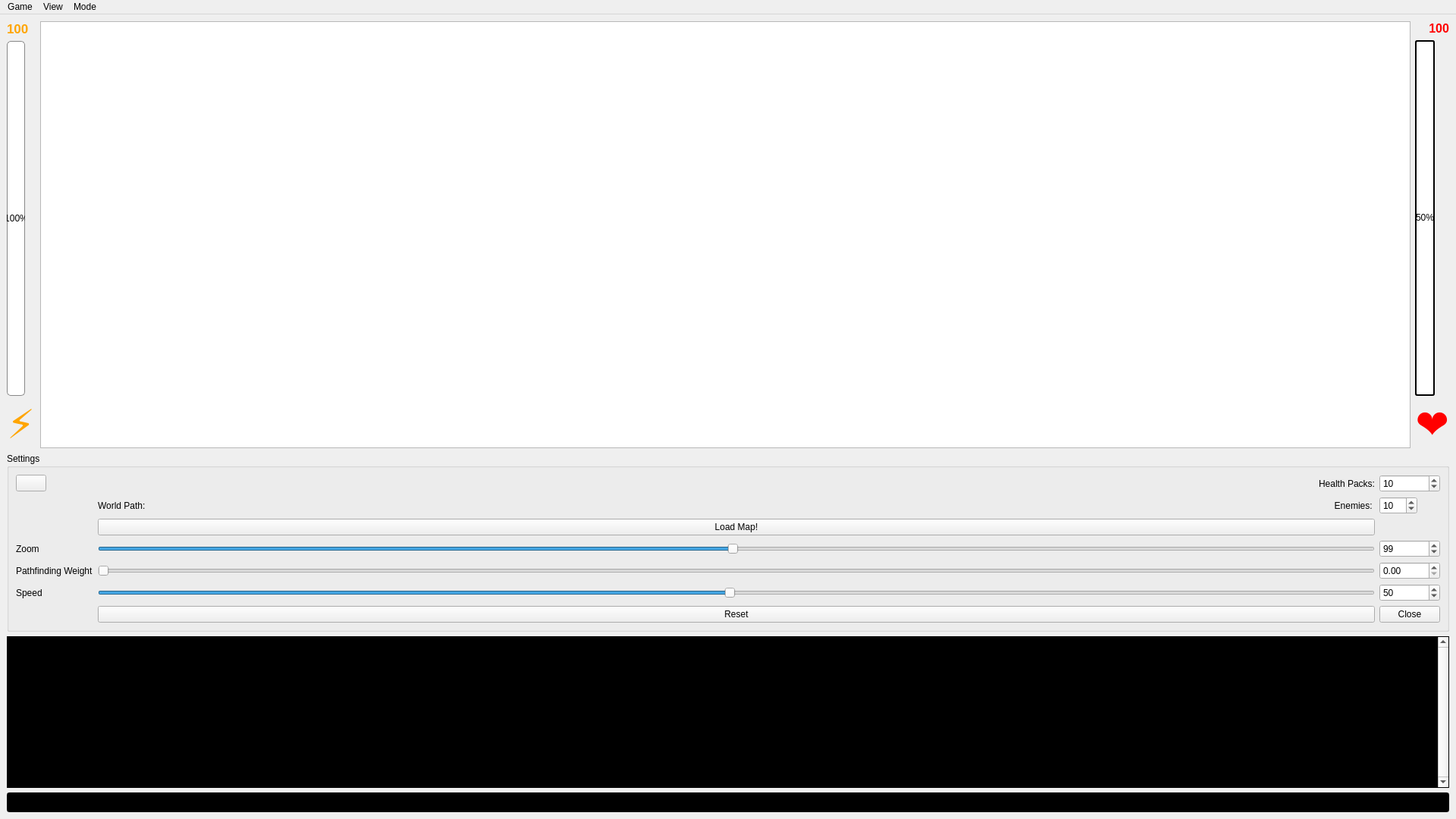
<?xml version="1.0" encoding="UTF-8"?>
<ui version="4.0">
    <class>MainView</class>
    <widget class="QMainWindow" name="MainView">
        <property name="geometry">
            <rect>
                <x>0</x>
                <y>0</y>
                <width>1920</width>
                <height>1080</height>
            </rect>
        </property>
        <property name="windowTitle">
            <string>Dragon Ball Z</string>
        </property>
        <widget class="QWidget" name="centralwidget">
            <layout class="QVBoxLayout" name="verticalLayout">
                <property name="sizeConstraint">
                    <enum>QLayout::SetMinAndMaxSize</enum>
                </property>
                <item>
                    <layout class="QHBoxLayout" name="bars">
                        <item>
                            <layout class="QVBoxLayout" name="energyLayout">
                                <item>
                                    <widget class="QLabel" name="energyLabel">
                                        <property name="font">
                                            <font>
                                                <pointsize>13</pointsize>
                                                <bold>true</bold>
                                            </font>
                                        </property>
                                        <property name="styleSheet">
                                            <string notr="true">QLabel { color : #FFA500; }</string>
                                        </property>
                                        <property name="text">
                                            <string>100</string>
                                        </property>
                                    </widget>
                                </item>

                                <item>
                                    <widget class="QProgressBar" name="energyBar">
                                        <property name="styleSheet">
                                            <string notr="true">
                                                QProgressBar {
                                                border: 1px solid #888;
                                                border-radius: 5px;
                                                background: qlineargradient(x1: 0, y1: 0, x2: 1, y2: 0,
                                                stop: 0 #558855, stop: 0.5 #88aa88, stop: 1 #558855);
                                                }

                                                QProgressBar::chunk {
                                                background: qlineargradient(x1: 0, y1: 0, x2: 0, y2: 1,
                                                stop: 0 #FFA500 , stop: 1 #FFA5A0);
                                                border-radius: 5px;
                                                }

                                                <!--
                                                                                                QProgressBar {
                                                                                                border: 2px solid black;
                                                                                                border-radius: 3px;
                                                                                                text-align: center;
                                                                                                }
                                                                                                QProgressBar::chunk {
                                                                                                border-radius: 3px;
                                                                                                background: qlineargradient(spread:pad, x1:0, y1:0, x2:1, y2:0,
                                                                                                stop:0 #FFA500, stop:1 purple);
                                                                                                }-->
                                            </string>
                                        </property>
                                        <property name="value">
                                            <number>100</number>
                                        </property>
                                        <property name="alignment">
                                            <set>Qt::AlignCenter</set>
                                        </property>
                                        <property name="orientation">
                                            <enum>Qt::Vertical</enum>
                                        </property>
                                        <property name="textVisible">
                                            <bool>true</bool>
                                        </property>
                                    </widget>
                                </item>

                                <item>
                                    <widget class="QLabel" name="energySymbol">
                                        <property name="font">
                                            <font>
                                                <pointsize>40</pointsize>
                                                <bold>true</bold>
                                            </font>
                                        </property>
                                        <property name="styleSheet">
                                            <string notr="true">QLabel { color : #FFA500; }</string>
                                        </property>
                                        <property name="text">
                                            <string>⚡</string>
                                        </property>
                                    </widget>
                                </item>
                            </layout>
                        </item>
                        <item>
                            <widget class="QGraphicsView" name="playGround">
                                <property name="minimumSize">
                                    <size>
                                        <width>400</width>
                                        <height>300</height>
                                    </size>
                                </property>
                                <property name="cursor" stdset="0">
                                    <cursorShape>CrossCursor</cursorShape>
                                </property>
                            </widget>
                        </item>
                        <item>
                            <layout class="QVBoxLayout" name="healthLayout">
                                <item>
                                    <widget class="QLabel" name="healthLabel">
                                        <property name="font">
                                            <font>
                                                <pointsize>12</pointsize>
                                                <bold>true</bold>
                                            </font>
                                        </property>
                                        <property name="styleSheet">
                                            <string notr="true">QLabel { color : red; }</string>
                                        </property>
                                        <property name="text">
                                            <string>100</string>
                                        </property>
                                        <property name="textFormat">
                                            <enum>Qt::AutoText</enum>
                                        </property>
                                        <property name="alignment">
                                            <set>Qt::AlignRight|Qt::AlignTrailing|Qt::AlignVCenter</set>
                                        </property>
                                    </widget>
                                </item>
                                <item>
                                    <!--
                                                                        <widget class="QProgressBar" name="healthBar">
                                                                            <property name="styleSheet">
                                                                                <string notr="true">
                                                                                    QProgressBar {
                                                                                    border: 2px solid black;
                                                                                    border-radius: 3px;
                                                                                    text-align: center;
                                                                                    }
                                                                                    QProgressBar::chunk {
                                                                                    border-radius: 3px;
                                                                                    background: qlineargradient(spread:pad, x1:0, y1:0, x2:0, y2:1,
                                                                                    stop:0 #FF0000, stop:1 darkred);
                                                                                    }
                                                                                </string>
                                                                            </property>
                                                                            <property name="value">
                                                                                <number>100</number>
                                                                            </property>
                                                                            <property name="alignment">
                                                                                <set>Qt::AlignCenter</set>
                                                                            </property>
                                                                            <property name="orientation">
                                                                                <enum>Qt::Vertical</enum>
                                                                            </property>
                                                                            <property name="textVisible">
                                                                                <bool>true</bool>
                                                                            </property>
                                                                        </widget>

                                    -->
                                    <widget class="QProgressBar" name="healthBar">
                                        <property name="styleSheet">
                                            <string notr="true">
                                                QProgressBar {
                                                border: 2px solid black;
                                                border-radius: 3px;
                                                text-align: center;
                                                background: qlineargradient(x1: 0, y1: 0, x2: 1, y2: 0,
                                                stop: 0 #885555, stop: 0.5 #aa8888, stop: 1 #885555);
                                                }
                                                QProgressBar::chunk {
                                                border-radius: 3px;
                                                background: qlineargradient(spread:pad, x1:0, y1:0, x2:0, y2:1,
                                                stop:0 #FF0000, stop:1 darkred);
                                                }
                                            </string>
                                        </property>
                                        <property name="value">
                                            <number>50</number>
                                        </property>
                                        <property name="alignment">
                                            <set>Qt::AlignCenter</set>
                                        </property>
                                        <property name="orientation">
                                            <enum>Qt::Vertical</enum>
                                        </property>
                                        <property name="textVisible">
                                            <bool>true</bool>
                                        </property>
                                    </widget>

                                </item>
                                <item>
                                    <widget class="QLabel" name="healthSymbol">
                                        <property name="font">
                                            <font>
                                                <pointsize>40</pointsize>
                                                <bold>true</bold>
                                            </font>
                                        </property>
                                        <property name="styleSheet">
                                            <string notr="true">QLabel { color : red; }</string>
                                        </property>
                                        <property name="text">
                                            <string>❤</string>
                                        </property>
                                        <property name="textFormat">
                                            <enum>Qt::AutoText</enum>
                                        </property>
                                        <property name="alignment">
                                            <set>Qt::AlignRight|Qt::AlignTrailing|Qt::AlignVCenter</set>
                                        </property>
                                    </widget>
                                </item>
                            </layout>
                        </item>
                    </layout>
                </item>

                <item>
                    <widget class="QGroupBox" name="settingsBox">
                        <property name="title">
                            <string>Settings</string>
                        </property>
                        <layout class="QGridLayout" name="gridLayout">

                            <!-- Open World Section -->
                            <item row="0" column="0">
                                <widget class="QPushButton" name="buttonOpenWorld">
                                    <property name="sizePolicy">
                                        <sizepolicy hsizetype="Fixed" vsizetype="Fixed">
                                            <horstretch>0</horstretch>
                                            <verstretch>0</verstretch>
                                        </sizepolicy>
                                    </property>
                                    <property name="styleSheet">
                                        <string notr="true">qproperty-icon:
                                            url(:/images/maps/file-open.png);
                                            qproperty-iconSize: 70px;
                                        </string>
                                    </property>
                                </widget>
                            </item>

                            <!-- Number of Enemies Section -->
                            <item row="1" column="1">
                                <widget class="QLabel" name="labelEnemies">
                                    <property name="text">
                                        <string>Enemies: </string>
                                    </property>
                                    <property name="alignment">
                                        <set>Qt::AlignRight|Qt::AlignVCenter</set>
                                    </property>
                                </widget>
                            </item>
                            <item row="1" column="2">
                                <widget class="QSpinBox" name="spinEnemies">
                                    <property name="maximumSize">
                                        <size>
                                            <width>50</width>
                                            <height>16777215</height>
                                        </size>
                                    </property>
                                    <property name="focusPolicy">
                                        <enum>Qt::StrongFocus</enum>
                                    </property>
                                    <property name="keyboardTracking">
                                        <bool>true</bool>
                                    </property>
                                    <property name="maximum">
                                        <number>1000</number>
                                    </property>
                                    <property name="value">
                                        <number>10</number>
                                    </property>
                                    <property name="enabled">
                                        <bool>true</bool>
                                    </property>
                                </widget>
                            </item>

                            <!-- World Path and Load Map Section -->
                            <item row="1" column="1">
                                <widget class="QLabel" name="labelSelectedMap">
                                    <property name="text">
                                        <string>World Path:</string>
                                    </property>
                                </widget>
                            </item>
                            <item row="2" column="1">
                                <widget class="QPushButton" name="loadWorld">
                                    <property name="text">
                                        <string>Load Map!</string>
                                    </property>
                                </widget>
                            </item>

                            <item row="0" column="1" colspan="1">
                                <widget class="QLabel" name="labelHealthPacks">
                                    <property name="text">
                                        <string>Health Packs:</string>
                                    </property>
                                    <property name="alignment">
                                        <set>Qt::AlignRight|Qt::AlignVCenter</set>
                                    </property>
                                </widget>
                            </item>
                            <item row="0" column="2" colspan="1">
                                <widget class="QSpinBox" name="spinHealthPacks">
                                    <property name="keyboardTracking">
                                        <bool>true</bool>
                                    </property>
                                    <property name="maximum">
                                        <number>1000</number>
                                    </property>
                                    <property name="value">
                                        <number>10</number>
                                    </property>
                                </widget>
                            </item>

                            <!-- Zoom Section -->
                            <item row="3" column="0">
                                <widget class="QLabel" name="zoomLabel">
                                    <property name="text">
                                        <string>Zoom</string>
                                    </property>
                                </widget>
                            </item>
                            <item row="3" column="1">
                                <widget class="QSlider" name="zoomSlider">
                                    <property name="minimum">
                                        <number>1</number>
                                    </property>
                                    <property name="maximum">
                                        <number>200</number>
                                    </property>
                                    <property name="value">
                                        <number>100</number>
                                    </property>
                                    <property name="orientation">
                                        <enum>Qt::Horizontal</enum>
                                    </property>
                                </widget>
                            </item>
                            <item row="3" column="2">
                                <widget class="QSpinBox" name="zoomSpinBox">
                                    <property name="value">
                                        <number>100</number>
                                    </property>
                                    <property name="minimum">
                                        <number>1</number>
                                    </property>
                                    <property name="maximum">
                                        <number>200</number>
                                    </property>
                                </widget>
                            </item>

                            <!-- Pathfinding Weight Section -->
                            <item row="4" column="0">
                                <widget class="QLabel" name="weightLabel">
                                    <property name="text">
                                        <string>Pathfinding Weight</string>
                                    </property>
                                </widget>
                            </item>
                            <item row="4" column="1">
                                <widget class="QSlider" name="weightSlider">
                                    <property name="maximum">
                                        <number>100</number>
                                    </property>
                                    <property name="singleStep">
                                        <number>1</number>
                                    </property>
                                    <property name="orientation">
                                        <enum>Qt::Horizontal</enum>
                                    </property>
                                </widget>
                            </item>
                            <item row="4" column="2">
                                <widget class="QDoubleSpinBox" name="weightSpin">
                                    <property name="minimum">
                                        <double>0.0</double>
                                    </property>
                                    <property name="maximum">
                                        <double>100.0</double>
                                    </property>
                                    <property name="singleStep">
                                        <double>1.0</double>
                                    </property>
                                </widget>
                            </item>

                            <!-- Animation Speed Section -->
                            <item row="5" column="0">
                                <widget class="QLabel" name="speedLabel">
                                    <property name="text">
                                        <string>Speed</string>
                                    </property>
                                </widget>
                            </item>
                            <item row="5" column="1">
                                <widget class="QSlider" name="speedSlider">
                                    <property name="minimum">
                                        <number>1</number>
                                    </property>
                                    <property name="maximum">
                                        <number>100</number>
                                    </property>
                                    <property name="value">
                                        <number>50</number>
                                    </property>
                                    <property name="orientation">
                                        <enum>Qt::Horizontal</enum>
                                    </property>
                                </widget>
                            </item>
                            <item row="5" column="2">
                                <widget class="QSpinBox" name="speedSpin">
                                    <property name="minimum">
                                        <number>1</number>
                                    </property>
                                    <property name="maximum">
                                        <number>100</number>
                                    </property>
                                    <property name="value">
                                        <number>50</number>
                                    </property>
                                </widget>
                            </item>

                            <!-- aReset and Close Buttons -->
                            <item row="6" column="1">
                                <widget class="QPushButton" name="resetButton">
                                    <property name="text">
                                        <string>Reset</string>
                                    </property>
                                </widget>
                            </item>
                            <item row="6" column="2">
                                <widget class="QPushButton" name="closeButton">
                                    <property name="text">
                                        <string>Close</string>
                                    </property>
                                </widget>
                            </item>
                        </layout>
                    </widget>
                </item>

                <item>
                    <widget class="QTextEdit" name="cmdHistory">
                        <property name="sizePolicy">
                            <sizepolicy hsizetype="Expanding" vsizetype="Expanding">
                                <horstretch>0</horstretch>
                                <verstretch>0</verstretch>
                            </sizepolicy>
                        </property>
                        <property name="minimumSize">
                            <size>
                                <width>0</width>
                                <height>150</height>
                            </size>
                        </property>
                        <property name="maximumSize">
                            <size>
                                <width>16777215</width>
                                <height>200</height>
                            </size>
                        </property>
                        <property name="styleSheet">
                            <string>
                                QTextEdit {
                                background-color: black;
                                color: white;
                                font-family: Courier;
                                font-size: 11pt;
                                }
                            </string>
                        </property>
                        <property name="verticalScrollBarPolicy">
                            <enum>Qt::ScrollBarAlwaysOn</enum>
                        </property>
                        <property name="horizontalScrollBarPolicy">
                            <enum>Qt::ScrollBarAlwaysOff</enum>
                        </property>
                        <property name="readOnly">
                            <bool>true</bool>
                        </property>
                        <property name="html">
                            <string>&lt;!DOCTYPE HTML PUBLIC &quot;-//W3C//DTD HTML 4.0//EN&quot; &quot;http://www.w3.org/TR/REC-html40/strict.dtd&quot;&gt;
                                &lt;html&gt;&lt;head&gt;&lt;meta name=&quot;qrichtext&quot; content=&quot;1&quot; /&gt;&lt;meta
                                charset=&quot;utf-8&quot; /&gt;&lt;style type=&quot;text/css&quot;&gt;
                                p, li { white-space: pre-wrap; }
                                hr { height: 1px; border-width: 0; }
                                &lt;/style&gt;&lt;/head&gt;&lt;body style=&quot; font-family:'Ubuntu'; font-size:11pt;
                                font-weight:400; font-style:normal;&quot;&gt;
                                &lt;p style=&quot;-qt-paragraph-type:empty; margin-top:0px; margin-bottom:0px;
                                margin-left:0px; margin-right:0px; -qt-block-indent:0; text-indent:0px;&quot;&gt;&lt;br
                                /&gt;&lt;/p&gt;&lt;/body&gt;&lt;/html&gt;
                            </string>
                        </property>
                        <property name="placeholderText">
                            <string>Enter man for Usage Manual</string>
                        </property>
                    </widget>
                </item>
                <item>
                    <widget class="QLineEdit" name="input">
                        <property name="styleSheet">
                            <string>
                                QLineEdit {
                                background-color: black;
                                color: white;
                                font-family: Courier;
                                font-size: 11pt;
                                }
                            </string>
                        </property>
                    </widget>
                </item>
            </layout>
        </widget>
        <widget class="QMenuBar" name="menubar">
            <property name="geometry">
                <rect>
                    <x>0</x>
                    <y>0</y>
                    <width>1000</width>
                    <height>22</height>
                </rect>
            </property>
            <widget class="QMenu" name="menuView">
                <property name="title">
                    <string>View</string>
                </property>
                <addaction name="graphicView"/>
                <addaction name="textView"/>
                <addaction name="separator"/>
                <addaction name="terminal"/>
                <addaction name="actionToggle_Centre"/>
            </widget>
            <widget class="QMenu" name="menuPlay_Mode">
                <property name="title">
                    <string>Mode</string>
                </property>
                <addaction name="actionManual"/>
                <addaction name="Auto_Mode"/>
                <addaction name="separator"/>
            </widget>
            <widget class="QMenu" name="menuFile">
                <property name="title">
                    <string>Game</string>
                </property>
                <addaction name="edit_settings"/>
            </widget>
            <addaction name="menuFile"/>
            <addaction name="menuView"/>
            <addaction name="menuPlay_Mode"/>
        </widget>
        <action name="graphicView">
            <property name="checkable">
                <bool>true</bool>
            </property>
            <property name="checked">
                <bool>true</bool>
            </property>
            <property name="text">
                <string>Graphical</string>
            </property>
        </action>
        <action name="textView">
            <property name="checkable">
                <bool>true</bool>
            </property>
            <property name="text">
                <string>Text</string>
            </property>
        </action>
        <action name="actionManual">
            <property name="checkable">
                <bool>true</bool>
            </property>
            <property name="checked">
                <bool>true</bool>
            </property>
            <property name="text">
                <string>Manual</string>
            </property>
        </action>
        <action name="Auto_Mode">
            <property name="checkable">
                <bool>true</bool>
            </property>
            <property name="text">
                <string>Auto</string>
            </property>
        </action>
        <action name="terminal">
            <property name="text">
                <string>Show Terminal</string>
            </property>
        </action>
        <action name="edit_settings">
        </action>
        <action name="actionToggle_Centre">
            <property name="text">
                <string>Tuned on Protagonist</string>
            </property>
            <property name="checkable">
                <bool>true</bool>
            </property>
            <property name="checked">
                <bool>true</bool>
            </property>
        </action>
    </widget>
    <resources/>
    <connections>
        <connection>
            <sender>input</sender>
            <signal>returnPressed()</signal>
            <receiver>MainView</receiver>
            <slot>commandEntered()</slot>
            <hints>
                <hint type="sourcelabel">
                    <x>38</x>
                    <y>681</y>
                </hint>
                <hint type="destinationlabel">
                    <x>-2</x>
                    <y>650</y>
                </hint>
            </hints>
        </connection>
    </connections>
    <slots>
        <slot>commandEntered()</slot>
    </slots>
</ui>
